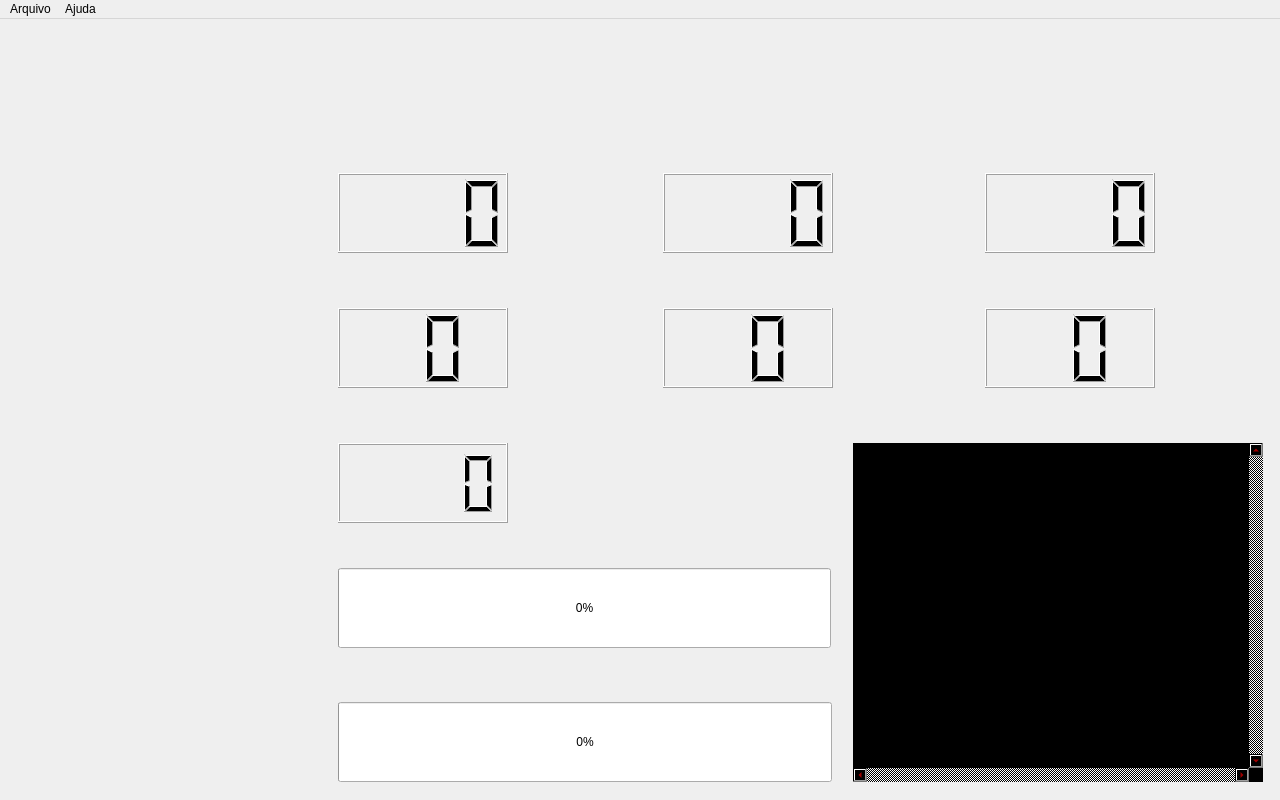
<?xml version="1.0" encoding="UTF-8"?>
<ui version="4.0">
 <class>MainWindow</class>
 <widget class="QMainWindow" name="MainWindow">
  <property name="enabled">
   <bool>true</bool>
  </property>
  <property name="geometry">
   <rect>
    <x>0</x>
    <y>0</y>
    <width>1280</width>
    <height>800</height>
   </rect>
  </property>
  <property name="sizePolicy">
   <sizepolicy hsizetype="Fixed" vsizetype="Fixed">
    <horstretch>0</horstretch>
    <verstretch>0</verstretch>
   </sizepolicy>
  </property>
  <property name="windowTitle">
   <string>Fox Baja IHM</string>
  </property>
  <widget class="QWidget" name="centralwidget">
   <widget class="QLabel" name="background">
    <property name="geometry">
     <rect>
      <x>0</x>
      <y>-20</y>
      <width>1280</width>
      <height>800</height>
     </rect>
    </property>
    <property name="text">
     <string/>
    </property>
    <property name="textFormat">
     <enum>Qt::PlainText</enum>
    </property>
    <property name="pixmap">
     <pixmap>sketch/background2.png</pixmap>
    </property>
    <property name="alignment">
     <set>Qt::AlignLeading|Qt::AlignLeft|Qt::AlignTop</set>
    </property>
   </widget>
   <widget class="QLCDNumber" name="lcd_rpm_value">
    <property name="geometry">
     <rect>
      <x>338</x>
      <y>154</y>
      <width>170</width>
      <height>80</height>
     </rect>
    </property>
    <property name="digitCount">
     <number>4</number>
    </property>
    <property name="value" stdset="0">
     <double>0.000000000000000</double>
    </property>
    <property name="intValue" stdset="0">
     <number>0</number>
    </property>
   </widget>
   <widget class="QLCDNumber" name="lcd_rpm_mean">
    <property name="geometry">
     <rect>
      <x>663</x>
      <y>154</y>
      <width>170</width>
      <height>80</height>
     </rect>
    </property>
    <property name="digitCount">
     <number>4</number>
    </property>
    <property name="value" stdset="0">
     <double>0.000000000000000</double>
    </property>
    <property name="intValue" stdset="0">
     <number>0</number>
    </property>
   </widget>
   <widget class="QLCDNumber" name="lcd_rpm_max">
    <property name="geometry">
     <rect>
      <x>985</x>
      <y>154</y>
      <width>170</width>
      <height>80</height>
     </rect>
    </property>
    <property name="digitCount">
     <number>4</number>
    </property>
    <property name="value" stdset="0">
     <double>0.000000000000000</double>
    </property>
    <property name="intValue" stdset="0">
     <number>0</number>
    </property>
   </widget>
   <widget class="QLCDNumber" name="lcd_speed_max">
    <property name="geometry">
     <rect>
      <x>985</x>
      <y>289</y>
      <width>170</width>
      <height>80</height>
     </rect>
    </property>
    <property name="digitCount">
     <number>2</number>
    </property>
    <property name="value" stdset="0">
     <double>0.000000000000000</double>
    </property>
    <property name="intValue" stdset="0">
     <number>0</number>
    </property>
   </widget>
   <widget class="QLCDNumber" name="lcd_speed_value">
    <property name="geometry">
     <rect>
      <x>338</x>
      <y>289</y>
      <width>170</width>
      <height>80</height>
     </rect>
    </property>
    <property name="digitCount">
     <number>2</number>
    </property>
    <property name="value" stdset="0">
     <double>0.000000000000000</double>
    </property>
    <property name="intValue" stdset="0">
     <number>0</number>
    </property>
   </widget>
   <widget class="QLCDNumber" name="lcd_speed_mean">
    <property name="geometry">
     <rect>
      <x>663</x>
      <y>289</y>
      <width>170</width>
      <height>80</height>
     </rect>
    </property>
    <property name="digitCount">
     <number>2</number>
    </property>
    <property name="value" stdset="0">
     <double>0.000000000000000</double>
    </property>
    <property name="intValue" stdset="0">
     <number>0</number>
    </property>
   </widget>
   <widget class="QLCDNumber" name="lcd_distance">
    <property name="geometry">
     <rect>
      <x>338</x>
      <y>424</y>
      <width>170</width>
      <height>80</height>
     </rect>
    </property>
    <property name="smallDecimalPoint">
     <bool>true</bool>
    </property>
    <property name="digitCount">
     <number>4</number>
    </property>
    <property name="value" stdset="0">
     <double>0.000000000000000</double>
    </property>
    <property name="intValue" stdset="0">
     <number>0</number>
    </property>
   </widget>
   <widget class="QProgressBar" name="progress_battery">
    <property name="geometry">
     <rect>
      <x>338</x>
      <y>549</y>
      <width>493</width>
      <height>80</height>
     </rect>
    </property>
    <property name="value">
     <number>0</number>
    </property>
    <property name="invertedAppearance">
     <bool>false</bool>
    </property>
   </widget>
   <widget class="QProgressBar" name="progress_gasoline">
    <property name="geometry">
     <rect>
      <x>338</x>
      <y>683</y>
      <width>494</width>
      <height>80</height>
     </rect>
    </property>
    <property name="value">
     <number>0</number>
    </property>
   </widget>
   <widget class="QListWidget" name="console">
    <property name="geometry">
     <rect>
      <x>853</x>
      <y>424</y>
      <width>410</width>
      <height>339</height>
     </rect>
    </property>
    <property name="sizePolicy">
     <sizepolicy hsizetype="Expanding" vsizetype="Expanding">
      <horstretch>0</horstretch>
      <verstretch>0</verstretch>
     </sizepolicy>
    </property>
    <property name="styleSheet">
     <string notr="true">background-color: rgb(0, 0, 0);
selection-background-color: rgb(0, 0, 0);
selection-color: rgb(0, 0, 0);
font: 8pt &quot;Consolas&quot;;
color: rgb(255, 0, 0);</string>
    </property>
    <property name="frameShape">
     <enum>QFrame::NoFrame</enum>
    </property>
    <property name="frameShadow">
     <enum>QFrame::Plain</enum>
    </property>
    <property name="lineWidth">
     <number>0</number>
    </property>
    <property name="verticalScrollBarPolicy">
     <enum>Qt::ScrollBarAlwaysOn</enum>
    </property>
    <property name="horizontalScrollBarPolicy">
     <enum>Qt::ScrollBarAlwaysOn</enum>
    </property>
    <property name="autoScrollMargin">
     <number>50</number>
    </property>
    <property name="editTriggers">
     <set>QAbstractItemView::NoEditTriggers</set>
    </property>
    <property name="showDropIndicator" stdset="0">
     <bool>false</bool>
    </property>
    <property name="alternatingRowColors">
     <bool>false</bool>
    </property>
    <property name="selectionMode">
     <enum>QAbstractItemView::NoSelection</enum>
    </property>
    <property name="selectionBehavior">
     <enum>QAbstractItemView::SelectItems</enum>
    </property>
    <property name="textElideMode">
     <enum>Qt::ElideNone</enum>
    </property>
    <property name="verticalScrollMode">
     <enum>QAbstractItemView::ScrollPerItem</enum>
    </property>
    <property name="flow">
     <enum>QListView::TopToBottom</enum>
    </property>
    <property name="isWrapping" stdset="0">
     <bool>false</bool>
    </property>
    <property name="resizeMode">
     <enum>QListView::Adjust</enum>
    </property>
    <property name="layoutMode">
     <enum>QListView::Batched</enum>
    </property>
    <property name="viewMode">
     <enum>QListView::ListMode</enum>
    </property>
    <property name="modelColumn">
     <number>0</number>
    </property>
    <property name="uniformItemSizes">
     <bool>true</bool>
    </property>
   </widget>
  </widget>
  <widget class="QMenuBar" name="menuBar">
   <property name="geometry">
    <rect>
     <x>0</x>
     <y>0</y>
     <width>1280</width>
     <height>20</height>
    </rect>
   </property>
   <property name="sizePolicy">
    <sizepolicy hsizetype="MinimumExpanding" vsizetype="Minimum">
     <horstretch>0</horstretch>
     <verstretch>0</verstretch>
    </sizepolicy>
   </property>
   <property name="defaultUp">
    <bool>false</bool>
   </property>
   <property name="nativeMenuBar">
    <bool>false</bool>
   </property>
   <widget class="QMenu" name="menuFile">
    <property name="title">
     <string>Arquivo</string>
    </property>
    <widget class="QMenu" name="menuConnect">
     <property name="title">
      <string>Conectar</string>
     </property>
    </widget>
    <addaction name="menuConnect"/>
    <addaction name="actionStart"/>
    <addaction name="actionStop"/>
    <addaction name="actionDisconnect"/>
   </widget>
   <widget class="QMenu" name="menuHelp">
    <property name="title">
     <string>Ajuda</string>
    </property>
   </widget>
   <addaction name="menuFile"/>
   <addaction name="menuHelp"/>
  </widget>
  <action name="actionStart">
   <property name="enabled">
    <bool>false</bool>
   </property>
   <property name="text">
    <string>Iniciar</string>
   </property>
   <property name="shortcut">
    <string>Ctrl+N</string>
   </property>
  </action>
  <action name="actionStop">
   <property name="enabled">
    <bool>false</bool>
   </property>
   <property name="text">
    <string>Parar</string>
   </property>
   <property name="shortcut">
    <string>Ctrl+Q</string>
   </property>
  </action>
  <action name="actionDisconnect">
   <property name="enabled">
    <bool>false</bool>
   </property>
   <property name="text">
    <string>Desconectar</string>
   </property>
  </action>
 </widget>
 <resources/>
 <connections/>
</ui>
